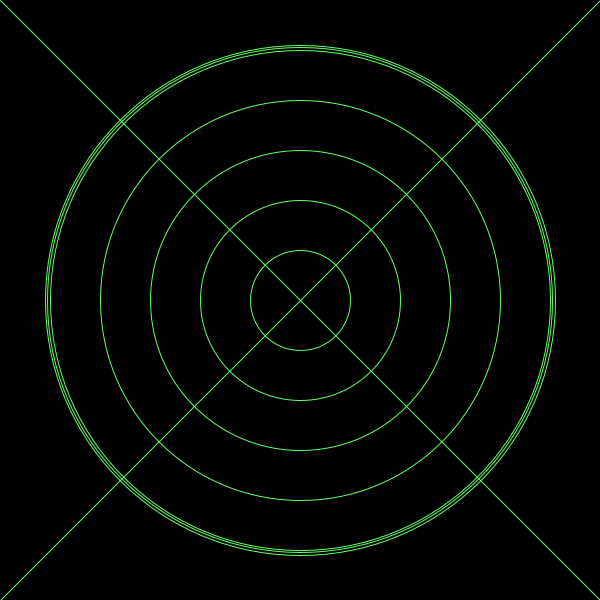
Frame 1 (no input)
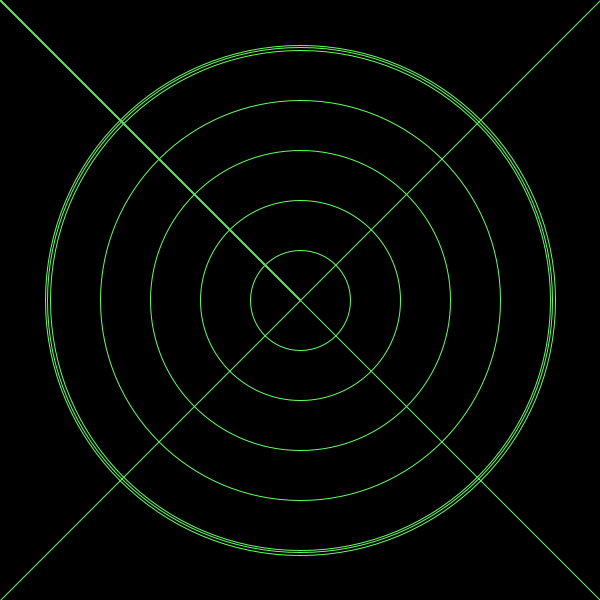
Frame 60 (the mouse pressed at the canvas centre just before this capture)
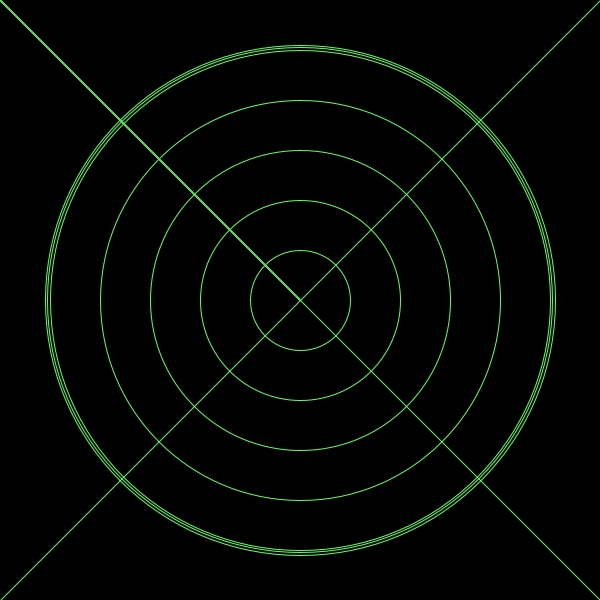
Frame 120 (the mouse held since frame 60 and released just before this capture)

The Processing sketch that drew these frames (run headless with seeded random() and noise(); from frame 60 on, the mouse is pressed at the canvas centre):

// Processing sketch: processing_71380
// ── processing_71380.pde

void setup() {
  size (600, 600);
  background (0);
  stroke (100, 255, 100);
  fill (0);
  ellipse (300, 300, 510, 510);
  ellipse (300, 300, 505, 505);
  ellipse (300, 300, 500, 500);
  ellipse (300, 300, 400, 400);
  ellipse (300, 300, 300, 300);
  ellipse (300, 300, 200, 200);
  ellipse (300, 300, 100, 100);
  line (0,0, 600, 600);
  line (600,0, 0, 600);
  


}

void draw () {
  stroke (random(80,100), random(200,225), random(80,100), random(80,100));
  fill (random(200,255), random(10,100), random(10,155));
  line (300, 300, mouseY , mouseX); 

//  line (pmouseX, pmouseY, mouseY/10 , random(40,150)); 

}
